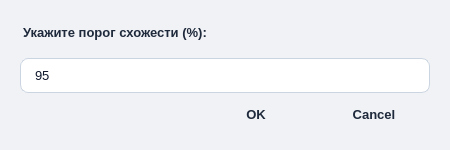
<?xml version="1.0" encoding="UTF-8"?>
<ui version="4.0">
 <class>similarityLevel_dialog</class>
 <widget class="QDialog" name="similarityLevel_dialog">
  <property name="geometry">
   <rect>
    <x>0</x>
    <y>0</y>
    <width>450</width>
    <height>150</height>
   </rect>
  </property>
  <property name="minimumSize">
   <size>
    <width>400</width>
    <height>140</height>
   </size>
  </property>
  <property name="maximumSize">
   <size>
    <width>500</width>
    <height>180</height>
   </size>
  </property>
  <property name="windowTitle">
   <string>Порог схожести</string>
  </property>
  <property name="styleSheet">
   <string notr="true">
    QDialog {
        background-color: #f0f2f5;
        font-family: 'Segoe UI', 'Microsoft YaHei', sans-serif;
    }
    QLabel {
        color: #1e293b;
        font-size: 13px;
        font-weight: 500;
        margin-bottom: 8px;
    }
    QLineEdit {
        background-color: white;
        border: 1px solid #cbd5e1;
        border-radius: 8px;
        padding: 8px 12px;
        font-size: 13px;
        color: #0f172a;
        selection-background-color: #3b82f6;
    }
    QLineEdit:focus {
        border: 1px solid #3b82f6;
        outline: none;
    }
    QPushButton {
        background-color: transparent;
        border: none;
        border-radius: 8px;
        padding: 8px 16px;
        font-size: 13px;
        font-weight: 500;
        color: #1e293b;
        min-width: 80px;
    }
    QPushButton:hover {
        background-color: #e2e8f0;
    }
    QPushButton:pressed {
        background-color: #cbd5e1;
    }
    QPushButton[text="OK"] {
        background-color: #3b82f6;
        color: white;
    }
    QPushButton[text="OK"]:hover {
        background-color: #2563eb;
    }
    QPushButton[text="Cancel"]:hover {
        background-color: #fee2e2;
        color: #dc2626;
    }
   </string>
  </property>
  <layout class="QVBoxLayout" name="verticalLayout">
   <property name="leftMargin">
    <number>20</number>
   </property>
   <property name="topMargin">
    <number>20</number>
   </property>
   <property name="rightMargin">
    <number>20</number>
   </property>
   <property name="bottomMargin">
    <number>20</number>
   </property>
   <item>
    <widget class="QLabel" name="label">
     <property name="text">
      <string>Укажите порог схожести (%):</string>
     </property>
    </widget>
   </item>
   <item>
    <widget class="QLineEdit" name="similarityPercent_text">
     <property name="text">
      <string>95</string>
     </property>
    </widget>
   </item>
   <item>
    <widget class="QDialogButtonBox" name="buttonBox">
     <property name="orientation">
      <enum>Qt::Horizontal</enum>
     </property>
     <property name="standardButtons">
      <set>QDialogButtonBox::Cancel|QDialogButtonBox::Ok</set>
     </property>
     <property name="centerButtons">
      <bool>false</bool>
     </property>
    </widget>
   </item>
  </layout>
 </widget>
 <resources/>
 <connections>
  <connection>
   <sender>buttonBox</sender>
   <signal>accepted()</signal>
   <receiver>similarityLevel_dialog</receiver>
   <slot>accept()</slot>
   <hints>
    <hint type="sourcelabel">
     <x>248</x>
     <y>254</y>
    </hint>
    <hint type="destinationlabel">
     <x>157</x>
     <y>274</y>
    </hint>
   </hints>
  </connection>
  <connection>
   <sender>buttonBox</sender>
   <signal>rejected()</signal>
   <receiver>similarityLevel_dialog</receiver>
   <slot>reject()</slot>
   <hints>
    <hint type="sourcelabel">
     <x>316</x>
     <y>260</y>
    </hint>
    <hint type="destinationlabel">
     <x>286</x>
     <y>274</y>
    </hint>
   </hints>
  </connection>
 </connections>
</ui>
